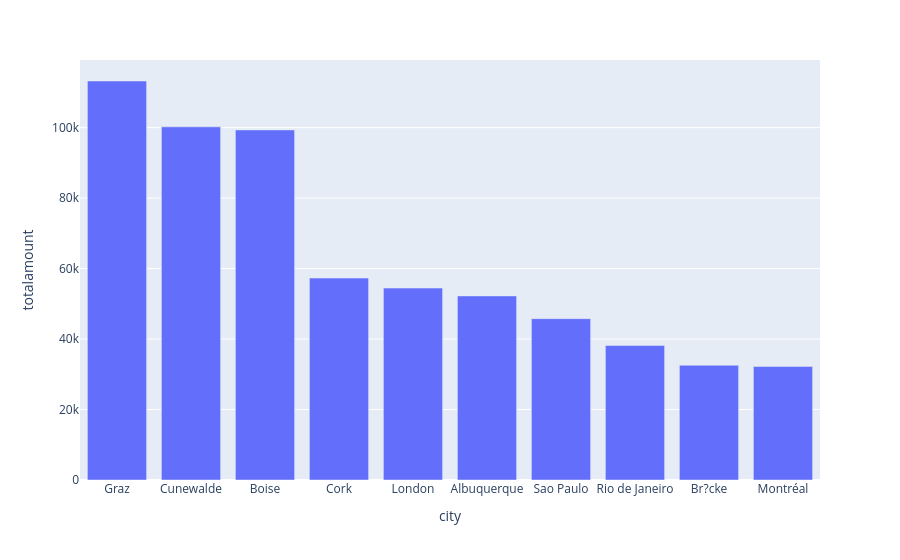

Notebook source saved alongside this figure:
### Markdown cell above
The United States recorded the highest sales, accounting for 18.9% with a value of 247,245

### Code cell
plots('city', True)

### Figure 1 — Plotly figure (JSON) as saved in the notebook; plotly's stock layout.template omitted (floating-point values rounded to 4 significant figures)
{"data": [{"hovertemplate": "city=%{x}<br>totalamount=%{y}<extra></extra>", "legendgroup": "", "marker": {"color": "#636efa", "pattern": {"shape": ""}}, "name": "", "orientation": "v", "showlegend": false, "textposition": "auto", "type": "bar", "x": ["Graz", "Cunewalde", "Boise", "Cork", "London", "Albuquerque", "Sao Paulo", "Rio de Janeiro", "Br?cke", "Montréal"], "xaxis": "x", "y": [113200.0, 100200.0, 99350.0, 57320.0, 54470.0, 52250.0, 45790.0, 38190.0, 32560.0, 32200.0], "yaxis": "y"}], "layout": {"barmode": "relative", "legend": {"tracegroupgap": 0}, "margin": {"t": 60}, "xaxis": {"anchor": "y", "domain": [0, 1], "title": {"text": "city"}}, "yaxis": {"anchor": "x", "domain": [0, 1], "title": {"text": "totalamount"}}}}
